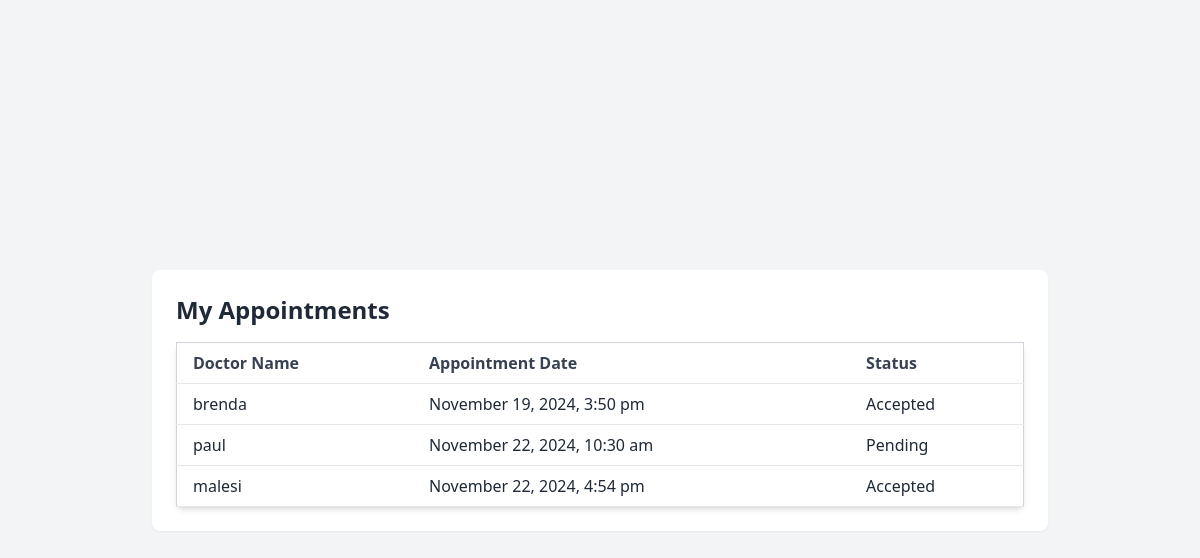
The app's page /patient/view_appointments.php (signed in) with its own data.
### tables this page shows
CREATE TABLE `appointments` (
  `id` int NOT NULL,
  `patient_id` int NOT NULL,
  `doctor_id` int NOT NULL,
  `appointment_date` datetime NOT NULL,
  `created_at` timestamp NULL DEFAULT CURRENT_TIMESTAMP,
  `status` enum('Pending','Accepted','Rejected') NOT NULL
);

CREATE TABLE `users` (
  `id` int NOT NULL,
  `name` varchar(255) NOT NULL,
  `email` varchar(255) NOT NULL,
  `password` varchar(255) NOT NULL,
  `role` enum('patient','doctor') DEFAULT 'patient',
  `created_at` timestamp NULL DEFAULT CURRENT_TIMESTAMP
);

### patient/view_appointments.php (the view, shortened to what this page needs)
<?php
$servername = "localhost";
$username = "root";
$password = "";
$dbname = "nour";
$conn = new mysqli($servername, $username, $password, $dbname);
$patient_id = $_SESSION['user_id'];
$sql = "SELECT appointments.id, doctors.name AS doctor_name, appointments.appointment_date, appointments.status
        FROM appointments
        JOIN users AS doctors ON appointments.doctor_id = doctors.id
        WHERE appointments.patient_id = ?
        ORDER BY appointments.appointment_date ASC";
$stmt = $conn->prepare($sql);
$stmt->bind_param("i", $patient_id);
$stmt->execute();
$result = $stmt->get_result();
?>
<!DOCTYPE html>
<html lang="en">
<head>
  <script src="https://cdn.tailwindcss.com"></script>
</head>
<body class="bg-gray-100">
  <div class="flex justify-center items-center min-h-screen p-6">
    <div class="bg-white shadow-sm rounded-lg p-6 w-full max-w-4xl">
        <h2 class="text-2xl font-semibold text-gray-800 mb-4">My Appointments</h2>
        <?php if ($result->num_rows > 0): ?>
            <table class="min-w-full bg-white border border-gray-300 rounded-md shadow-md">
                <thead>
                    <tr>
                        <th class="py-2 px-4 border-b text-left text-gray-700">Doctor Name</th>
                        <th class="py-2 px-4 border-b text-left text-gray-700">Appointment Date</th>
                        <th class="py-2 px-4 border-b text-left text-gray-700">Status</th>
                    </tr>
                </thead>
                <tbody>
                    <?php while ($row = $result->fetch_assoc()): ?>
                        <tr>
                            <td class="py-2 px-4 border-b text-gray-800"><?php echo htmlspecialchars($row['doctor_name']); ?></td>
                            <td class="py-2 px-4 border-b text-gray-800"><?php echo date('F j, Y, g:i a', strtotime($row['appointment_date'])); ?></td>
                            <td class="py-2 px-4 border-b text-gray-800">
                                <?php echo htmlspecialchars($row['status']); ?>
                            </td>
                        </tr>
                    <?php endwhile; ?>
                </tbody>
            </table>
        <?php else: ?>
            <p class="text-gray-600">You have no appointments scheduled at the moment.</p>
        <?php endif; ?>
    </div>
  </div>
</body>
</html>

### records on screen
appointments: doctor.name "brenda", appointment_date "November 19, 2024, 3:50 pm", status "Accepted"
appointments: doctor.name "paul", appointment_date "November 22, 2024, 10:30 am", status "Pending"
appointments: doctor.name "malesi", appointment_date "November 22, 2024, 4:54 pm", status "Accepted"
